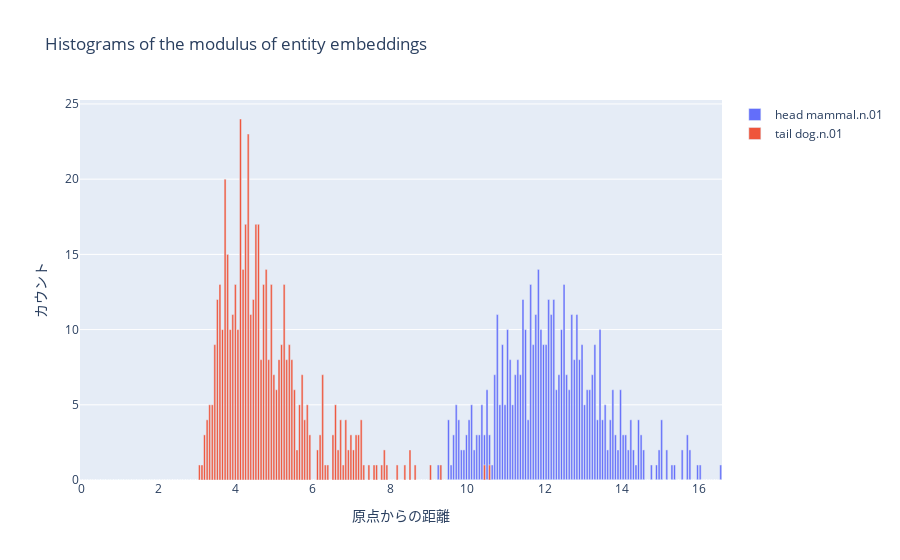

Source (notebook cell):
### Code cell
# headとtailの各座標を計算
phase_head, mod_head = np.split(entity_embedding[head_id], 2)
phase_tail, mod_tail = np.split(entity_embedding[tail_id], 2)

# ログ変換と極座標への変換
mod_head = np.log(np.abs(mod_head)) * np.sign(mod_head)
mod_tail = np.log(np.abs(mod_tail)) * np.sign(mod_tail)

phase_head = phase_head / embedding_range * np.pi
phase_tail = phase_tail / embedding_range * np.pi

# 極座標から直交座標への変換
x_head, y_head = mod_head * np.cos(phase_head), mod_head * np.sin(phase_head)
x_tail, y_tail = mod_tail * np.cos(phase_tail), mod_tail * np.sin(phase_tail)

# 距離の計算
distance_head = np.sqrt(x_head**2 + y_head**2)
distance_tail = np.sqrt(x_tail**2 + y_tail**2)

# 指定された区間で均等に分割
bin_edges = np.linspace(0, np.max([np.max(distance_head), np.max(distance_tail)]), num_bins + 1)

# ヒストグラムの作成
hist_head = np.histogram(distance_head, bins=bin_edges)
hist_tail = np.histogram(distance_tail, bins=bin_edges)

# Plotlyを使用してヒストグラムをプロット
fig = go.Figure()

# Head Entityのヒストグラム
fig.add_trace(go.Bar(x=hist_head[1][:-1], y=hist_head[0], name="head "+entities_dict[head_id], opacity=1.0, width=0.05))

# Tail Entityのヒストグラム
fig.add_trace(go.Bar(x=hist_tail[1][:-1], y=hist_tail[0], name="tail "+entities_dict[tail_id], opacity=1.0, width=0.05))

# レイアウトの設定
fig.update_layout(
    title='Histograms of the modulus of entity embeddings',
    xaxis=dict(title='原点からの距離'),
    yaxis=dict(title='カウント'),
    barmode='overlay',  # HeadとTailのヒストグラムをオーバーレイ
)

# プロットの表示
fig.show()

### Figure 1 — Plotly figure (JSON) as saved in the notebook; plotly's stock layout.template omitted (floating-point values rounded to 4 significant figures; data arrays with more than 128 entries replaced by an {"elided": "..."} marker saying what was removed)
{"data": [{"name": "head mammal.n.01", "opacity": 1, "type": "bar", "width": 0.05, "x": {"elided": "250 float values"}, "y": {"elided": "250 int values"}}, {"name": "tail dog.n.01", "opacity": 1, "type": "bar", "width": 0.05, "x": {"elided": "250 float values"}, "y": {"elided": "250 int values"}}], "layout": {"barmode": "overlay", "title": {"text": "Histograms of the modulus of entity embeddings"}, "xaxis": {"title": {"text": "原点からの距離"}}, "yaxis": {"title": {"text": "カウント"}}}}
